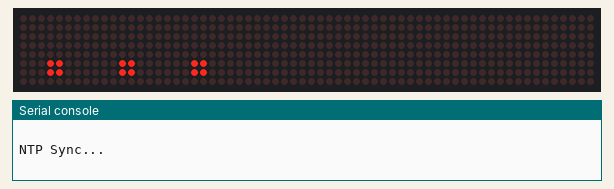
Recording of a program running on a simulated Raspberry Pi Pico running MicroPython. On the bench: 64×8 LED matrix, the last lines printed to the serial console. WiFi joins after 1.5 s; the clock reads 2024-03-15 10:24:30 at power-on unless the program sets it; library files of the repository ran but are not shown: max7219.py.

Above: at 26.8 s.
At 29.0 s:
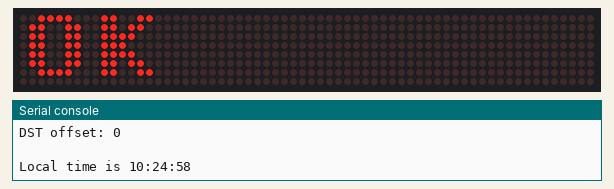
At 37.3 s:
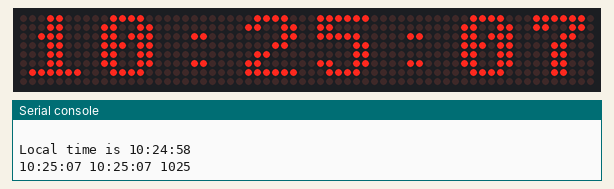
At 38.1 s:
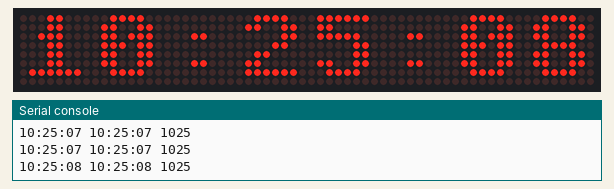
At 39.1 s:
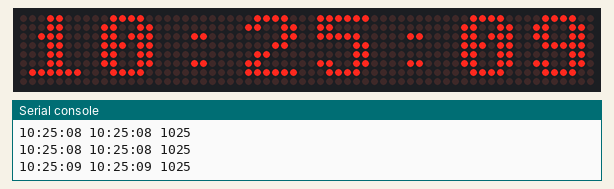

The program:

main.py
```python
"""
GitHub / readme
===============
https://github.com/robdotworld/Pi-Pico-LED-Matrix-Clock-with-Daylight-Savings/


Contents/flow
=============
1] Import libraries etc
2) Settings
3) Display init
4) fDisplay_ShowText - Show text on the screen
5) fDisplay_ShowAndScrollText - Show text on the screen and scroll it (useful when the text is too long to display on the screen)
6) fLastSundayOfMonth - Gets the date for the last Sunday of the month (used for DST calculation)
7) fWorkOutDSTDatesForThisYearAndUpdateDSTOffset - Works out start and end date for DST for this year and updates nDSTOffset
8) fNTPClockSync - NTP clock sync function
9) fWiFiConnect - WiFi connect
10) Startup script - Initial clock sync and timer activation etc
11) Main loop
"""


# 1] Import libraries etc
# =======================
from machine import Pin, SPI, Timer
from datetime import datetime, timezone, timedelta
import time
import ntptime
import network
import max7219


# 2) Settings
# ===========

# Wifi
sWiFiSSID = ""
sWiFiPW = ""

# Clock settings
nUTCOffset = 0 # If in the UK this will be 0 as we use GMT +0. If in California for example (Pacific Standard Time / PST) this would be -8
nDSTOffset = 0 # This will be set to 1 during daylight saving times (eg in the summer / British Summer Time)
tDST_start_date = 0 # This will be populated in the fWorkOutDSTDatesForThisYearAndUpdateDSTOffset function
tDST_end_date = 0 # This will be populated in the fWorkOutDSTDatesForThisYearAndUpdateDSTOffset function

# Screen width (number of "blocks" / modules, eg 4 or 8)
nScreenWidth = 8


# 3) Display init
# ===============
spi = SPI(0,sck=Pin(2),mosi=Pin(3))
cs = Pin(5, Pin.OUT)
display = max7219.Matrix8x8(spi,cs,nScreenWidth)
display.brightness(1)
display.fill(0)


# 4) fDisplay_ShowText - Show text on the screen
# ==============================================
def fDisplay_ShowText(sString):

    # Clear the display
    display.fill(0)

    # Set the text
    display.text(sString,0,0,1)

    # Show the text
    display.show()


# 5) fDisplay_ShowAndScrollText - Show text on the screen and scroll it (useful when the text is too long to display on the screen)
# =================================================================================================================================
# This will scroll the text once
def fDisplay_ShowAndScrollText(sString):

    # Work out length of the text string
    nTextLength = len(sString)

    # Calculate number of columns of the message
    nColumn = (nTextLength * 8) # Times by 8 as there's 8 columns in each "block" (as it's 8x8 LED matrix)

    # Clear the display.
    display.fill(0)
    display.show()

    # Column limit (the point where if nColumnCurrentPosition reaches this, we stop scrolling). This will be once the entire message has been scrolled once
    nColumnLimit = (nColumn * -1) +1

    # Scroll through the text
    nColumnCurrentPosition = 32
    while nColumnCurrentPosition > nColumnLimit:
        for nColumnCurrentPosition in range(32, -nColumn, -1):
            #Clear the display
            display.fill(0)

            # Write the scrolling text in to frame buffer
            display.text(sString,nColumnCurrentPosition,0,1)

            #Show the display
            display.show()

            #Set the Scrolling speed. Here it is 50mS.
            time.sleep(0.05)


# 6) fLastSundayOfMonth - Gets the date for the last Sunday of the month (used for DST calculation)
# =================================================================================================
"""
Define a function to calculate the last Sunday of a given month and year
Copied from here - https://github.com/mrlunk/Raspberry-Pi-Pico/blob/main/DST_Daylight_Saving_Time_correction_example.py
Uses 31st of the month so I suspect won't work for 30 day months or for Feb but we only need it for DST calcuation in the UK which
uses March and October which are 31 day months

CHANGE / MOD THIS FUNCTION IF YOU NEED IT TO WORK FOR OTHER MONTHS
"""
def fLastSundayOfMonth(nYear, nMonth):
    # Calculate the timestamp for the 31st of the given month and year
    t = time.mktime((nYear, nMonth, 31, 0, 0, 0, 0, 0, 0))
    # Get the weekday of the 31st
    nWeekDay = time.localtime(t)[6]
    # Subtract the weekday from the 31st to get the timestamp for the last Sunday of the month
    t = t - (nWeekDay + 1) * 24 * 60 * 60
    # Get the date of the last Sunday of the month
    tDate = time.localtime(t)[:3]
    return tDate


# 7) fWorkOutDSTDatesForThisYearAndUpdateDSTOffset - Works out start and end date for DST for this year and updates nDSTOffset
# ============================================================================================================================
def fWorkOutDSTDatesForThisYearAndUpdateDSTOffset():

    # Global vars so we can update it inside this function
    global nDSTOffset, tDST_start_date, tDST_end_date

    # Get the current year
    nYear = time.localtime()[0]

    # Calculate the last Sunday of March and October for the current year
    tDST_start_date = fLastSundayOfMonth(nYear, 3)
    tDST_start_date = tDST_start_date + (1, 0, 0) # Add 1am to it as that's when the clocks go forward
    tDST_end_date = fLastSundayOfMonth(nYear, 10)
    tDST_end_date = tDST_end_date + (1, 0, 0) # Add 1am to it as that's when the clocks go back (1am + 1 hour offset = 2am, but we need 1am as that's the UTC time)


    print(" ")
    print("Working out DST for " + str(nYear) + "...")
    print(" ")
    print("DST start date:")
    print(tDST_start_date)
    print(" ")
    print("DST end date:")
    print(tDST_end_date)
    print(" ")


    # Get the current date
    tCurrentDate = time.localtime()[:6]
    print("Current date/time:")
    print(tCurrentDate)
    print(" ")


    # Calculate the DST adjustment (1 hour if within DST, 0 hours if outside DST) and update nDSTOffset
    nDSTOffset = 1 if tDST_start_date < tCurrentDate < tDST_end_date else 0
    print("DST offset: " + str(nDSTOffset))
    print(" ")


# 6) fNTPClockSync - NTP clock sync function
# ==========================================
def fNTPClockSync(bOutputInfoToScreen = False):

    # Print debug
    print(" ")
    print("NTP Sync...")
    print(" ")


    # Output to screen (if set to True, only usually done on reboot and not on routine, eg hourly or daily re-syncs)
    if bOutputInfoToScreen is True:
        fDisplay_ShowAndScrollText("NTP Sync...")
        fDisplay_ShowText("...")
        time.sleep(1)

    # Call ntptime to set the time (retry every 2 seconds if it fails)
    try:
        ntptime.settime()
    except:
        print("NTP sync failed. Trying again")
        time.sleep(2)
        ntptime.settime()

    print("NTP sync'd")
    time.sleep(1)

    # Call function to update daylight savings time (DST) offset
    fWorkOutDSTDatesForThisYearAndUpdateDSTOffset()
    time.sleep(0.1)

    # Work out time with the UTC and DST offsets and print
    tNow = time.localtime(time.time() + (nUTCOffset*3600) + (nDSTOffset*3600))
    sTimeString = f'{tNow[3]:02d}:{tNow[4]:02d}:{tNow[5]:02d}'
    print(f"Local time is {sTimeString}")

    # Output to screen (if set to True, only usually done on reboot and not on routine, eg hourly or daily re-syncs)
    if bOutputInfoToScreen is True:
        fDisplay_ShowText("OK")
        time.sleep(1)
        fDisplay_ShowAndScrollText("DST offset: " + str(nDSTOffset))


# 7) fWiFiConnect - WiFi connect
# ==============================
def fWiFiConnect():

    # Print debug info
    print(" ")
    print("Connect to Wifi...")
    print("SSID: " + sWiFiSSID)
    print("Password: " + sWiFiPW)
    print(" ")

    # Output on screen
    fDisplay_ShowAndScrollText("Connecting to Wifi: " + sWiFiSSID)
    fDisplay_ShowText("...")

    # Connect
    wlan = network.WLAN(network.STA_IF)
    wlan.active(True)
    wlan.connect(sWiFiSSID, sWiFiPW)
    nMaxWaitTime = 30
    while nMaxWaitTime > 0:
        if wlan.status() < 0 or wlan.status() >= 3:
            break
        nMaxWaitTime -= 1
        print("Waiting for connection...")
        time.sleep(1)
    if wlan.status() != 3:
        raise RuntimeError("Network connection failed")
    else:
        aWiFiStatus = wlan.ifconfig()
        print("Connected: IP "+aWiFiStatus[0])
        fDisplay_ShowAndScrollText(aWiFiStatus[0])
        time.sleep(1)


# 10) Startup script - Initial clock sync and timer activation etc
# ================================================================

# Initial output
print(" ")
print("Starting...")
print(" ")


# WiFi connect
fWiFiConnect()

# NTP clock sync
fNTPClockSync(True)

# Set timer to re-run the NTP clock sync function every day
# Note the period is in miliseconds, not seconds
# The NTP clock sync function will also call fWorkOutDSTDatesForThisYearAndUpdateDSTOffset so that each year the tDST_start_date and tDST_end_date variables will be updated
NTP_timer=Timer(period=3600000 * 24, mode=Timer.PERIODIC, callback=fNTPClockSync)


# 11) Main loop
# =============
while True:

    # Update DST offset (if current date/time is DST start or end date)
    """
    For example, let's say it's the last day of DST in 2025 in the UK; 26th Oct 2025 at 2am

    Prior to this time we have an nDSTOffset of 1 (as the clocks have been 1 hour ahead during the DST period)

    At this time the clocks go back to a nDSTOffset of 0. So we need to check if this is the time, and call the function accordingly
    """
    tCurrentDate = time.localtime()[:6]
    if tCurrentDate==tDST_start_date or tCurrentDate==tDST_end_date:
        print("Updating DST offset as we are at the start or end of DST period")
        fWorkOutDSTDatesForThisYearAndUpdateDSTOffset()

    # Get the time (without offsets)
    tNow = time.localtime(time.time())
    sTimeString_WithoutOffsets = f'{tNow[3]:02d}:{tNow[4]:02d}:{tNow[5]:02d}'

    # Get the time (with offsets)
    tNow = time.localtime(time.time() + (nUTCOffset*3600) + (nDSTOffset*3600))
    sTimeString_WithOffsets_HHMMSS = f'{tNow[3]:02d}:{tNow[4]:02d}:{tNow[5]:02d}'
    sTimeString_WithOffsets_HHMM = f'{tNow[3]:02d}{tNow[4]:02d}'

    # Output to debug
    print(sTimeString_WithoutOffsets + ' ' + sTimeString_WithOffsets_HHMMSS + ' ' + sTimeString_WithOffsets_HHMM)

    # Show on display
    if nScreenWidth==8:
        fDisplay_ShowText(sTimeString_WithOffsets_HHMMSS)
    else:
        fDisplay_ShowText(sTimeString_WithOffsets_HHMM)

    # Sleep
    time.sleep(0.2)
```

Measured:
- what the display in image 0 shows lasts 2.2 s, from 26.7 s to 28.9 s
- what the display in image 1 shows lasts 1.0 s, from 28.9 s to 29.9 s
- what the display in image 2 shows lasts 0.9 s, from 37.2 s to 38.1 s
